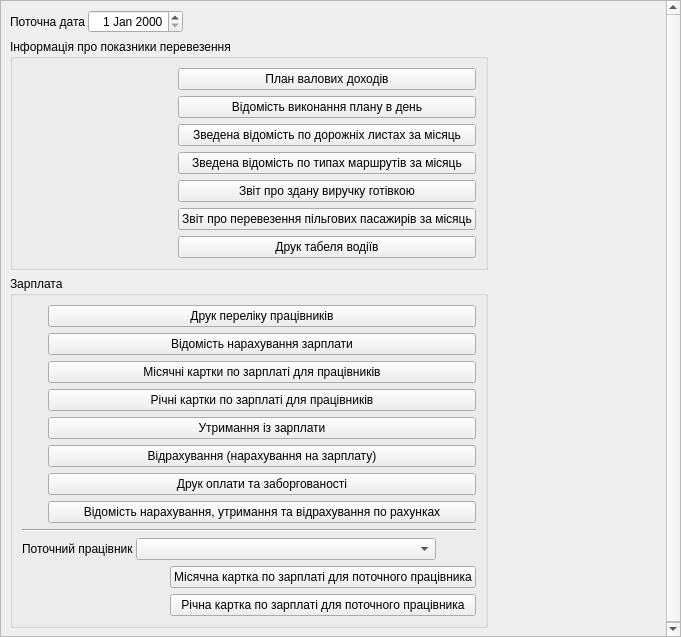
<?xml version="1.0" encoding="UTF-8"?>
<ui version="4.0">
 <class>UForm_AParkDocumentsView</class>
 <widget class="QWidget" name="UForm_AParkDocumentsView">
  <property name="geometry">
   <rect>
    <x>0</x>
    <y>0</y>
    <width>681</width>
    <height>637</height>
   </rect>
  </property>
  <property name="windowTitle">
   <string>Перегляд документації</string>
  </property>
  <layout class="QVBoxLayout" name="verticalLayout">
   <property name="spacing">
    <number>0</number>
   </property>
   <property name="margin">
    <number>0</number>
   </property>
   <item>
    <widget class="QScrollArea" name="scrollArea">
     <property name="widgetResizable">
      <bool>true</bool>
     </property>
     <widget class="QWidget" name="scrollAreaWidgetContents">
      <property name="geometry">
       <rect>
        <x>0</x>
        <y>0</y>
        <width>661</width>
        <height>681</height>
       </rect>
      </property>
      <layout class="QHBoxLayout" name="horizontalLayout_6">
       <item>
        <layout class="QVBoxLayout" name="verticalLayout_8">
         <item>
          <layout class="QHBoxLayout" name="horizontalLayout">
           <property name="spacing">
            <number>2</number>
           </property>
           <item>
            <widget class="QLabel" name="label_dateFilter">
             <property name="text">
              <string>Поточна дата</string>
             </property>
            </widget>
           </item>
           <item>
            <widget class="QDateEdit" name="dateEdit_filtr">
             <property name="alignment">
              <set>Qt::AlignRight|Qt::AlignTrailing|Qt::AlignVCenter</set>
             </property>
            </widget>
           </item>
           <item>
            <spacer name="horizontalSpacer">
             <property name="orientation">
              <enum>Qt::Horizontal</enum>
             </property>
             <property name="sizeHint" stdset="0">
              <size>
               <width>40</width>
               <height>20</height>
              </size>
             </property>
            </spacer>
           </item>
          </layout>
         </item>
         <item>
          <widget class="QGroupBox" name="groupBox_dyspetcherska">
           <property name="sizePolicy">
            <sizepolicy hsizetype="Preferred" vsizetype="Fixed">
             <horstretch>0</horstretch>
             <verstretch>0</verstretch>
            </sizepolicy>
           </property>
           <property name="title">
            <string>Інформація про показники перевезення</string>
           </property>
           <layout class="QVBoxLayout" name="verticalLayout_7">
            <item>
             <layout class="QHBoxLayout" name="horizontalLayout_5">
              <item>
               <widget class="QLabel" name="label_dyspetcherskaImg">
                <property name="sizePolicy">
                 <sizepolicy hsizetype="Fixed" vsizetype="Fixed">
                  <horstretch>0</horstretch>
                  <verstretch>0</verstretch>
                 </sizepolicy>
                </property>
                <property name="maximumSize">
                 <size>
                  <width>150</width>
                  <height>150</height>
                 </size>
                </property>
                <property name="text">
                 <string/>
                </property>
                <property name="pixmap">
                 <pixmap resource="../images/UAutoParkImg.qrc">:/Splash/big/bus-256x256.png</pixmap>
                </property>
                <property name="scaledContents">
                 <bool>true</bool>
                </property>
               </widget>
              </item>
              <item>
               <layout class="QVBoxLayout" name="verticalLayout_3">
                <item>
                 <widget class="QPushButton" name="pushButton_printPlanyValovyhDohodiv">
                  <property name="text">
                   <string>План валових доходів</string>
                  </property>
                  <property name="icon">
                   <iconset resource="../images/UAutoParkImg.qrc">
                    <normaloff>:/function_icon_set/function_icon_set/paper_content_chart_48.png</normaloff>:/function_icon_set/function_icon_set/paper_content_chart_48.png</iconset>
                  </property>
                  <property name="iconSize">
                   <size>
                    <width>16</width>
                    <height>16</height>
                   </size>
                  </property>
                 </widget>
                </item>
                <item>
                 <widget class="QPushButton" name="pushButton_printVidomistVykonannyaPlanuVDen">
                  <property name="text">
                   <string>Відомість виконання плану в день</string>
                  </property>
                  <property name="icon">
                   <iconset resource="../images/UAutoParkImg.qrc">
                    <normaloff>:/function_icon_set/function_icon_set/paper_content_chart_48.png</normaloff>:/function_icon_set/function_icon_set/paper_content_chart_48.png</iconset>
                  </property>
                  <property name="iconSize">
                   <size>
                    <width>16</width>
                    <height>16</height>
                   </size>
                  </property>
                 </widget>
                </item>
                <item>
                 <widget class="QPushButton" name="pushButton_printZvedenaVidomistPoDorojnihLystahZaMisyac">
                  <property name="text">
                   <string>Зведена відомість по дорожніх листах за місяць</string>
                  </property>
                  <property name="icon">
                   <iconset resource="../images/UAutoParkImg.qrc">
                    <normaloff>:/function_icon_set/function_icon_set/paper_content_chart_48.png</normaloff>:/function_icon_set/function_icon_set/paper_content_chart_48.png</iconset>
                  </property>
                 </widget>
                </item>
                <item>
                 <widget class="QPushButton" name="pushButton_printZvedenaVidomistPoTupahMarshrutivZaMisyac">
                  <property name="text">
                   <string>Зведена відомість по типах маршрутів за місяць</string>
                  </property>
                  <property name="icon">
                   <iconset resource="../images/UAutoParkImg.qrc">
                    <normaloff>:/function_icon_set/function_icon_set/paper_content_chart_48.png</normaloff>:/function_icon_set/function_icon_set/paper_content_chart_48.png</iconset>
                  </property>
                 </widget>
                </item>
                <item>
                 <widget class="QPushButton" name="pushButton_printZvitProZdanuVyruchkuGotivkoyu">
                  <property name="text">
                   <string>Звіт про здану виручку готівкою</string>
                  </property>
                  <property name="icon">
                   <iconset resource="../images/UAutoParkImg.qrc">
                    <normaloff>:/function_icon_set/function_icon_set/paper_content_chart_48.png</normaloff>:/function_icon_set/function_icon_set/paper_content_chart_48.png</iconset>
                  </property>
                 </widget>
                </item>
                <item>
                 <widget class="QPushButton" name="pushButton_printZvitProPerevezPilgPasajyriv">
                  <property name="text">
                   <string>Звіт про перевезення пільгових пасажирів за місяць</string>
                  </property>
                  <property name="icon">
                   <iconset resource="../images/UAutoParkImg.qrc">
                    <normaloff>:/function_icon_set/function_icon_set/paper_content_chart_48.png</normaloff>:/function_icon_set/function_icon_set/paper_content_chart_48.png</iconset>
                  </property>
                 </widget>
                </item>
                <item>
                 <widget class="QPushButton" name="pushButton_printTabelVodoyiv">
                  <property name="text">
                   <string>Друк табеля водіїв</string>
                  </property>
                  <property name="icon">
                   <iconset resource="../images/UAutoParkImg.qrc">
                    <normaloff>:/function_icon_set/function_icon_set/table_green_48.png</normaloff>:/function_icon_set/function_icon_set/table_green_48.png</iconset>
                  </property>
                 </widget>
                </item>
               </layout>
              </item>
             </layout>
            </item>
           </layout>
          </widget>
         </item>
         <item>
          <widget class="QGroupBox" name="groupBox_zarplata">
           <property name="sizePolicy">
            <sizepolicy hsizetype="Preferred" vsizetype="Fixed">
             <horstretch>0</horstretch>
             <verstretch>0</verstretch>
            </sizepolicy>
           </property>
           <property name="title">
            <string>Зарплата</string>
           </property>
           <layout class="QVBoxLayout" name="verticalLayout_6">
            <item>
             <layout class="QHBoxLayout" name="horizontalLayout_3">
              <item>
               <layout class="QVBoxLayout" name="verticalLayout_5">
                <item>
                 <widget class="QLabel" name="label_zarplataImg">
                  <property name="sizePolicy">
                   <sizepolicy hsizetype="Fixed" vsizetype="Fixed">
                    <horstretch>0</horstretch>
                    <verstretch>0</verstretch>
                   </sizepolicy>
                  </property>
                  <property name="baseSize">
                   <size>
                    <width>100</width>
                    <height>100</height>
                   </size>
                  </property>
                  <property name="text">
                   <string/>
                  </property>
                  <property name="pixmap">
                   <pixmap resource="../images/UAutoParkImg.qrc">:/function_icon_set/function_icon_set/users_two_48.png</pixmap>
                  </property>
                  <property name="scaledContents">
                   <bool>true</bool>
                  </property>
                 </widget>
                </item>
                <item>
                 <spacer name="verticalSpacer">
                  <property name="orientation">
                   <enum>Qt::Vertical</enum>
                  </property>
                  <property name="sizeHint" stdset="0">
                   <size>
                    <width>20</width>
                    <height>40</height>
                   </size>
                  </property>
                 </spacer>
                </item>
               </layout>
              </item>
              <item>
               <layout class="QVBoxLayout" name="verticalLayout_2">
                <item>
                 <widget class="QPushButton" name="pushButton_print_perelik_pracivnykiv">
                  <property name="text">
                   <string>Друк переліку працівників</string>
                  </property>
                 </widget>
                </item>
                <item>
                 <widget class="QPushButton" name="pushButton_print_vidomist_narah_zarplaty">
                  <property name="text">
                   <string>Відомість нарахування зарплати</string>
                  </property>
                 </widget>
                </item>
                <item>
                 <widget class="QPushButton" name="pushButton_print_month_cards">
                  <property name="text">
                   <string>Місячні картки по зарплаті для працівників</string>
                  </property>
                 </widget>
                </item>
                <item>
                 <widget class="QPushButton" name="pushButton_print_year_cards">
                  <property name="text">
                   <string>Річні картки по зарплаті для працівників</string>
                  </property>
                 </widget>
                </item>
                <item>
                 <widget class="QPushButton" name="pushButton_print_utrymannya">
                  <property name="text">
                   <string>Утримання із зарплати</string>
                  </property>
                 </widget>
                </item>
                <item>
                 <widget class="QPushButton" name="pushButton_print_vidrahuvannya">
                  <property name="text">
                   <string>Відрахування (нарахування на зарплату)</string>
                  </property>
                 </widget>
                </item>
                <item>
                 <widget class="QPushButton" name="pushButton_printOplataZaborgovanist">
                  <property name="text">
                   <string>Друк оплати та заборгованості</string>
                  </property>
                 </widget>
                </item>
                <item>
                 <widget class="QPushButton" name="pushButton_printVidomistNarahuvannyaIVidrahuvannya">
                  <property name="text">
                   <string>Відомість нарахування, утримання та відрахування по рахунках</string>
                  </property>
                 </widget>
                </item>
               </layout>
              </item>
             </layout>
            </item>
            <item>
             <widget class="Line" name="line">
              <property name="orientation">
               <enum>Qt::Horizontal</enum>
              </property>
             </widget>
            </item>
            <item>
             <layout class="QHBoxLayout" name="horizontalLayout_2">
              <property name="spacing">
               <number>2</number>
              </property>
              <item>
               <widget class="QLabel" name="label">
                <property name="text">
                 <string>Поточний працівник</string>
                </property>
               </widget>
              </item>
              <item>
               <widget class="QComboBox" name="comboBox_nprId">
                <property name="minimumSize">
                 <size>
                  <width>300</width>
                  <height>0</height>
                 </size>
                </property>
               </widget>
              </item>
              <item>
               <spacer name="horizontalSpacer_2">
                <property name="orientation">
                 <enum>Qt::Horizontal</enum>
                </property>
                <property name="sizeHint" stdset="0">
                 <size>
                  <width>40</width>
                  <height>20</height>
                 </size>
                </property>
               </spacer>
              </item>
             </layout>
            </item>
            <item>
             <layout class="QHBoxLayout" name="horizontalLayout_4">
              <item>
               <spacer name="horizontalSpacer_3">
                <property name="orientation">
                 <enum>Qt::Horizontal</enum>
                </property>
                <property name="sizeHint" stdset="0">
                 <size>
                  <width>40</width>
                  <height>20</height>
                 </size>
                </property>
               </spacer>
              </item>
              <item>
               <layout class="QVBoxLayout" name="verticalLayout_4">
                <item>
                 <widget class="QPushButton" name="pushButton_print_month_card_for_current_worker">
                  <property name="text">
                   <string>Місячна картка по зарплаті для поточного працівника</string>
                  </property>
                 </widget>
                </item>
                <item>
                 <widget class="QPushButton" name="pushButton_print_year_card_for_current_worker">
                  <property name="text">
                   <string>Річна картка по зарплаті для поточного працівника</string>
                  </property>
                 </widget>
                </item>
               </layout>
              </item>
             </layout>
            </item>
           </layout>
          </widget>
         </item>
         <item>
          <spacer name="verticalSpacer_2">
           <property name="orientation">
            <enum>Qt::Vertical</enum>
           </property>
           <property name="sizeHint" stdset="0">
            <size>
             <width>20</width>
             <height>40</height>
            </size>
           </property>
          </spacer>
         </item>
        </layout>
       </item>
       <item>
        <spacer name="horizontalSpacer_4">
         <property name="orientation">
          <enum>Qt::Horizontal</enum>
         </property>
         <property name="sizeHint" stdset="0">
          <size>
           <width>157</width>
           <height>20</height>
          </size>
         </property>
        </spacer>
       </item>
      </layout>
     </widget>
    </widget>
   </item>
  </layout>
 </widget>
 <tabstops>
  <tabstop>dateEdit_filtr</tabstop>
  <tabstop>pushButton_printPlanyValovyhDohodiv</tabstop>
  <tabstop>pushButton_printVidomistVykonannyaPlanuVDen</tabstop>
  <tabstop>pushButton_printZvedenaVidomistPoDorojnihLystahZaMisyac</tabstop>
  <tabstop>pushButton_printZvedenaVidomistPoTupahMarshrutivZaMisyac</tabstop>
  <tabstop>pushButton_printZvitProZdanuVyruchkuGotivkoyu</tabstop>
  <tabstop>pushButton_printZvitProPerevezPilgPasajyriv</tabstop>
  <tabstop>pushButton_printTabelVodoyiv</tabstop>
  <tabstop>pushButton_print_perelik_pracivnykiv</tabstop>
  <tabstop>pushButton_print_vidomist_narah_zarplaty</tabstop>
  <tabstop>pushButton_print_month_cards</tabstop>
  <tabstop>pushButton_print_year_cards</tabstop>
  <tabstop>pushButton_print_utrymannya</tabstop>
  <tabstop>pushButton_print_vidrahuvannya</tabstop>
  <tabstop>pushButton_printOplataZaborgovanist</tabstop>
  <tabstop>pushButton_printVidomistNarahuvannyaIVidrahuvannya</tabstop>
  <tabstop>comboBox_nprId</tabstop>
  <tabstop>pushButton_print_month_card_for_current_worker</tabstop>
  <tabstop>pushButton_print_year_card_for_current_worker</tabstop>
  <tabstop>scrollArea</tabstop>
 </tabstops>
 <resources>
  <include location="../images/UAutoParkImg.qrc"/>
  <include location="../images/UAutoParkImg.qrc"/>
 </resources>
 <connections/>
</ui>
